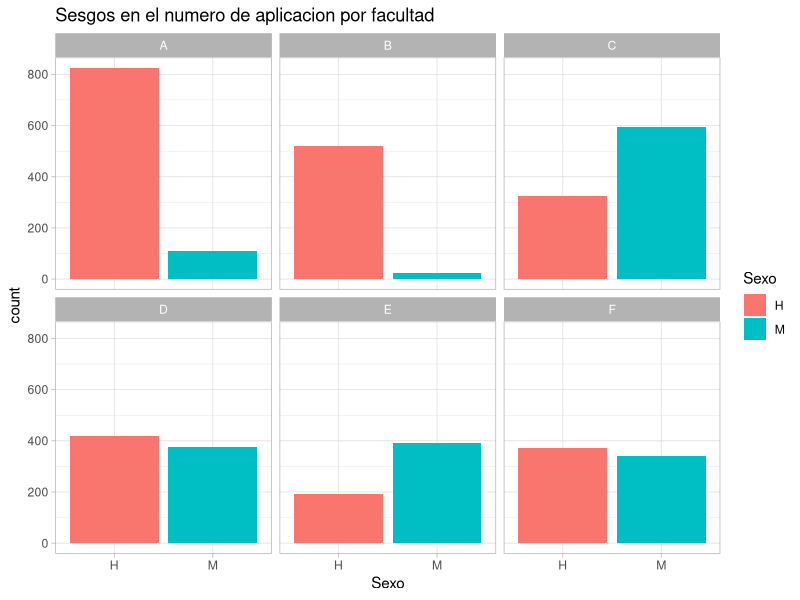
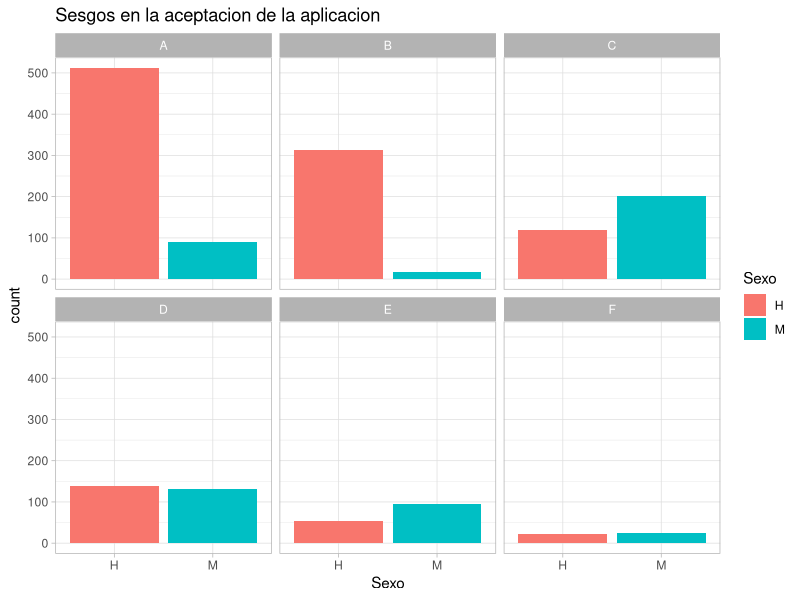
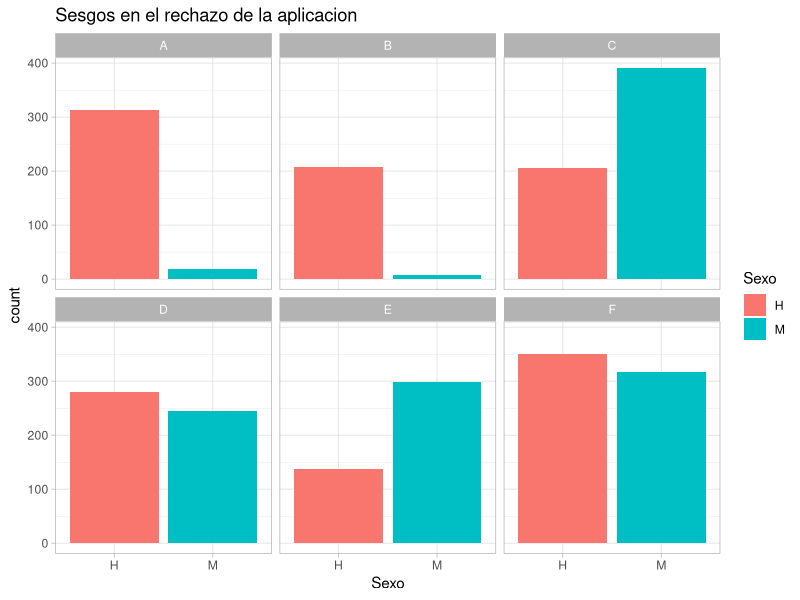

Write the R code that produced these figures, in order.
library(ggplot2)

df <- read.csv("datos_admisiones.csv", header= T)


# sesgos en el numero de aplicaciones
theme_set(theme_light())
g <- ggplot(df, aes(x = Sexo, fill=Sexo)) + 
  facet_wrap(~Facultad.a.la.que.aplicó) + 
  labs(title= "Sesgos en el numero de aplicacion por facultad",
       ylabel= "# aplicaciones x facu")+
  geom_bar(stat = "count")
g

# sesgos en la aceptacion de aplicaciones
df_admitidos <- df[df$Fue.admitido == "S", ]

g <- ggplot(df_admitidos, aes(x = Sexo, fill=Sexo)) + 
  facet_wrap(~Facultad.a.la.que.aplicó) + 
  labs(title= "Sesgos en la aceptacion de la aplicacion",
       ylabel= " aceptados x facu")+
  geom_bar(stat = "count")
g

# sesgos en el rechazo de aplicaciones
df_rechazados <- df[df$Fue.admitido == "N", ]

g <- ggplot(df_rechazados, aes(x = Sexo, fill=Sexo)) + 
  facet_wrap(~Facultad.a.la.que.aplicó) + 
  geom_bar(stat = "count")+
  labs(title= "Sesgos en el rechazo de la aplicacion")

g







